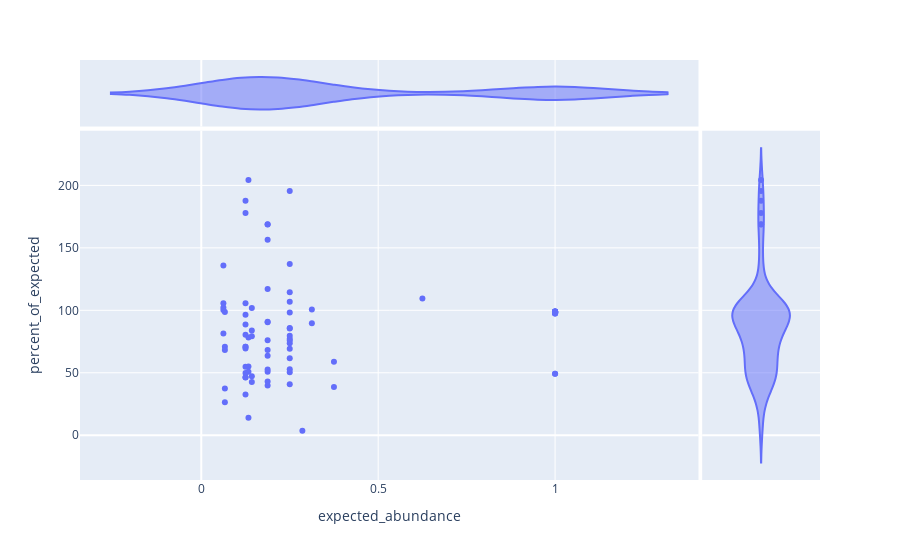

The notebook cell this image was saved under:
### Code cell
px.scatter(df, x="expected_abundance", y="percent_of_expected", color=None, hover_name="Sample name",
           marginal_y='violin',
           marginal_x='violin',
           )

### Figure 1 — Plotly figure (JSON) as saved in the notebook; plotly's stock layout.template omitted (floating-point values rounded to 4 significant figures)
{"data": [{"hovertemplate": "<b>%{hovertext}</b><br><br>expected_abundance=%{x}<br>percent_of_expected=%{y}<extra></extra>", "hovertext": ["0adgio1", "0adgio1-2", "0adgio1o2o3o4o5", "0agio1o2", "0aio1o2o3o4o5", "a", "a-2", "adgio1o2o3", "agio3o4o5", "0adgio1", "0adgio1-2", "0adgio1o2o3o4o5", "0agio1o2", "0aio1o2o3o4o5", "adgio1o2o3", "o1-2", "o1o2", "o1o2o3o4o5", "0adgio1o2o3o4o5", "0agio1o2", "0aio1o2o3o4o5", "adgio1o2o3", "o1o2", "o1o2o3o4o5", "o2-2", "o2-3", "o2o3o4o5", "o2o3o4o5-2", "o2o3o4o5-3", "0adgio1o2o3o4o5", "0aio1o2o3o4o5", "0o5o3o4", "agio3o4o5", "o1o2o3o4o5", "o2o3o4o5", "o2o3o4o5-2", "o2o3o4o5-3", "o4", "o4-2", "o4-3", "0adgio1o2o3o4o5", "0aio1o2o3o4o5", "0o5o3o4", "agio3o4o5", "o1o2o3o4o5", "o2o3o4o5", "o2o3o4o5-2", "o2o3o4o5-3", "o5", "o5-2", "o5-3", "0adgio1o2o3o4o5", "0aio1o2o3o4o5", "0o5o3o4", "adgio1o2o3", "agio3o4o5", "o1o2o3o4o5", "o2o3o4o5", "o2o3o4o5-2", "o2o3o4o5-3", "o3", "o3-2", "o3-3", "o3-4", "0adgio1", "0adgio1-2", "0adgio1o2o3o4o5", "adgio1o2o3", "d", "d-2", "0adgio1", "0adgio1-2", "0adgio1o2o3o4o5", "0agio1o2", "adgio1o2o3", "agio3o4o5", "g", "g-2", "0adgio1", "0adgio1-2", "0adgio1o2o3o4o5", "0agio1o2", "0aio1o2o3o4o5", "adgio1o2o3", "agio3o4o5", "i", "i-2", "0", "0-2", "0-3", "0-4", "0adgio1-2", "0adgio1o2o3o4o5", "0o5o3o4"], "legendgroup": "", "marker": {"color": "#636efa", "symbol": "circle"}, "mode": "markers", "name": "", "orientation": "h", "showlegend": false, "type": "scatter", "x": [0.25, 0.1429, 0.06667, 0.0625, 0.125, 1, 1, 0.0625, 0.1875, 0.125, 0.1429, 0.06667, 0.1875, 0.125, 0.1875, 1, 0.375, 0.25, 0.1333, 0.3125, 0.125, 0.1875, 0.625, 0.25, 1, 1, 0.25, 0.25, 0.25, 0.1333, 0.125, 0.1875, 0.1875, 0.125, 0.1875, 0.25, 0.25, 1, 1, 1, 0.1333, 0.125, 0.25, 0.1875, 0.25, 0.3125, 0.25, 0.25, 1, 1, 1, 0.1333, 0.125, 0.1875, 0.25, 0.125, 0.125, 0.25, 0.25, 0.25, 1, 1, 1, 1, 0.1875, 0.1429, 0.06667, 0.1875, 1, 1, 0.0625, 0.1429, 0.06667, 0.1875, 0.0625, 0.125, 1, 1, 0.125, 0.1429, 0.06667, 0.125, 0.125, 0.0625, 0.1875, 1, 1, 1, 1, 1, 1, 0.2857, 0.1333, 0.375], "xaxis": "x", "y": [106.8, 101.8, 98.61, 105.6, 105.7, 98.79, 98.9, 135.9, 90.4, 46.18, 42.65, 26.37, 39.81, 32.66, 50.78, 98.06, 58.77, 52.78, 50.86, 89.56, 46.51, 117.1, 109.4, 85.39, 97.46, 97.43, 50.48, 69.31, 40.86, 204.4, 177.8, 156.6, 168.8, 187.7, 168.8, 137.1, 195.6, 98.58, 98.59, 98.61, 78.22, 70.89, 73.59, 75.99, 114.5, 100.7, 98.29, 85.75, 97.67, 98.48, 98.73, 54.96, 69.5, 43.07, 75.85, 54.79, 49.74, 79.59, 77.16, 61.59, 98.89, 98.86, 98.85, 98.84, 52.68, 47.28, 37.49, 63.64, 98.48, 98.47, 81.37, 79.25, 70.75, 90.9, 102.3, 70.85, 99.22, 99.12, 88.56, 83.78, 68.31, 96.47, 80.44, 100.2, 68.27, 98.56, 98.43, 49.21, 98.27, 49.28, 98.69, 3.506, 13.97, 38.59], "yaxis": "y"}, {"alignmentgroup": "True", "hovertemplate": "<b>%{hovertext}</b><br><br>expected_abundance=%{x}<extra></extra>", "hovertext": ["0adgio1", "0adgio1-2", "0adgio1o2o3o4o5", "0agio1o2", "0aio1o2o3o4o5", "a", "a-2", "adgio1o2o3", "agio3o4o5", "0adgio1", "0adgio1-2", "0adgio1o2o3o4o5", "0agio1o2", "0aio1o2o3o4o5", "adgio1o2o3", "o1-2", "o1o2", "o1o2o3o4o5", "0adgio1o2o3o4o5", "0agio1o2", "0aio1o2o3o4o5", "adgio1o2o3", "o1o2", "o1o2o3o4o5", "o2-2", "o2-3", "o2o3o4o5", "o2o3o4o5-2", "o2o3o4o5-3", "0adgio1o2o3o4o5", "0aio1o2o3o4o5", "0o5o3o4", "agio3o4o5", "o1o2o3o4o5", "o2o3o4o5", "o2o3o4o5-2", "o2o3o4o5-3", "o4", "o4-2", "o4-3", "0adgio1o2o3o4o5", "0aio1o2o3o4o5", "0o5o3o4", "agio3o4o5", "o1o2o3o4o5", "o2o3o4o5", "o2o3o4o5-2", "o2o3o4o5-3", "o5", "o5-2", "o5-3", "0adgio1o2o3o4o5", "0aio1o2o3o4o5", "0o5o3o4", "adgio1o2o3", "agio3o4o5", "o1o2o3o4o5", "o2o3o4o5", "o2o3o4o5-2", "o2o3o4o5-3", "o3", "o3-2", "o3-3", "o3-4", "0adgio1", "0adgio1-2", "0adgio1o2o3o4o5", "adgio1o2o3", "d", "d-2", "0adgio1", "0adgio1-2", "0adgio1o2o3o4o5", "0agio1o2", "adgio1o2o3", "agio3o4o5", "g", "g-2", "0adgio1", "0adgio1-2", "0adgio1o2o3o4o5", "0agio1o2", "0aio1o2o3o4o5", "adgio1o2o3", "agio3o4o5", "i", "i-2", "0", "0-2", "0-3", "0-4", "0adgio1-2", "0adgio1o2o3o4o5", "0o5o3o4"], "legendgroup": "", "marker": {"color": "#636efa", "symbol": "circle"}, "name": "", "offsetgroup": "", "scalegroup": "x", "showlegend": false, "type": "violin", "x": [0.25, 0.1429, 0.06667, 0.0625, 0.125, 1, 1, 0.0625, 0.1875, 0.125, 0.1429, 0.06667, 0.1875, 0.125, 0.1875, 1, 0.375, 0.25, 0.1333, 0.3125, 0.125, 0.1875, 0.625, 0.25, 1, 1, 0.25, 0.25, 0.25, 0.1333, 0.125, 0.1875, 0.1875, 0.125, 0.1875, 0.25, 0.25, 1, 1, 1, 0.1333, 0.125, 0.25, 0.1875, 0.25, 0.3125, 0.25, 0.25, 1, 1, 1, 0.1333, 0.125, 0.1875, 0.25, 0.125, 0.125, 0.25, 0.25, 0.25, 1, 1, 1, 1, 0.1875, 0.1429, 0.06667, 0.1875, 1, 1, 0.0625, 0.1429, 0.06667, 0.1875, 0.0625, 0.125, 1, 1, 0.125, 0.1429, 0.06667, 0.125, 0.125, 0.0625, 0.1875, 1, 1, 1, 1, 1, 1, 0.2857, 0.1333, 0.375], "xaxis": "x3", "yaxis": "y3"}, {"alignmentgroup": "True", "hovertemplate": "<b>%{hovertext}</b><br><br>percent_of_expected=%{y}<extra></extra>", "hovertext": ["0adgio1", "0adgio1-2", "0adgio1o2o3o4o5", "0agio1o2", "0aio1o2o3o4o5", "a", "a-2", "adgio1o2o3", "agio3o4o5", "0adgio1", "0adgio1-2", "0adgio1o2o3o4o5", "0agio1o2", "0aio1o2o3o4o5", "adgio1o2o3", "o1-2", "o1o2", "o1o2o3o4o5", "0adgio1o2o3o4o5", "0agio1o2", "0aio1o2o3o4o5", "adgio1o2o3", "o1o2", "o1o2o3o4o5", "o2-2", "o2-3", "o2o3o4o5", "o2o3o4o5-2", "o2o3o4o5-3", "0adgio1o2o3o4o5", "0aio1o2o3o4o5", "0o5o3o4", "agio3o4o5", "o1o2o3o4o5", "o2o3o4o5", "o2o3o4o5-2", "o2o3o4o5-3", "o4", "o4-2", "o4-3", "0adgio1o2o3o4o5", "0aio1o2o3o4o5", "0o5o3o4", "agio3o4o5", "o1o2o3o4o5", "o2o3o4o5", "o2o3o4o5-2", "o2o3o4o5-3", "o5", "o5-2", "o5-3", "0adgio1o2o3o4o5", "0aio1o2o3o4o5", "0o5o3o4", "adgio1o2o3", "agio3o4o5", "o1o2o3o4o5", "o2o3o4o5", "o2o3o4o5-2", "o2o3o4o5-3", "o3", "o3-2", "o3-3", "o3-4", "0adgio1", "0adgio1-2", "0adgio1o2o3o4o5", "adgio1o2o3", "d", "d-2", "0adgio1", "0adgio1-2", "0adgio1o2o3o4o5", "0agio1o2", "adgio1o2o3", "agio3o4o5", "g", "g-2", "0adgio1", "0adgio1-2", "0adgio1o2o3o4o5", "0agio1o2", "0aio1o2o3o4o5", "adgio1o2o3", "agio3o4o5", "i", "i-2", "0", "0-2", "0-3", "0-4", "0adgio1-2", "0adgio1o2o3o4o5", "0o5o3o4"], "legendgroup": "", "marker": {"color": "#636efa", "symbol": "circle"}, "name": "", "offsetgroup": "", "scalegroup": "y", "showlegend": false, "type": "violin", "xaxis": "x2", "y": [106.8, 101.8, 98.61, 105.6, 105.7, 98.79, 98.9, 135.9, 90.4, 46.18, 42.65, 26.37, 39.81, 32.66, 50.78, 98.06, 58.77, 52.78, 50.86, 89.56, 46.51, 117.1, 109.4, 85.39, 97.46, 97.43, 50.48, 69.31, 40.86, 204.4, 177.8, 156.6, 168.8, 187.7, 168.8, 137.1, 195.6, 98.58, 98.59, 98.61, 78.22, 70.89, 73.59, 75.99, 114.5, 100.7, 98.29, 85.75, 97.67, 98.48, 98.73, 54.96, 69.5, 43.07, 75.85, 54.79, 49.74, 79.59, 77.16, 61.59, 98.89, 98.86, 98.85, 98.84, 52.68, 47.28, 37.49, 63.64, 98.48, 98.47, 81.37, 79.25, 70.75, 90.9, 102.3, 70.85, 99.22, 99.12, 88.56, 83.78, 68.31, 96.47, 80.44, 100.2, 68.27, 98.56, 98.43, 49.21, 98.27, 49.28, 98.69, 3.506, 13.97, 38.59], "yaxis": "y2"}], "layout": {"legend": {"tracegroupgap": 0}, "margin": {"t": 60}, "xaxis": {"anchor": "y", "domain": [0, 0.8358], "title": {"text": "expected_abundance"}}, "xaxis2": {"anchor": "y2", "domain": [0.8408, 1], "matches": "x2", "showgrid": false, "showline": false, "showticklabels": false, "ticks": ""}, "xaxis3": {"anchor": "y3", "domain": [0, 0.8358], "matches": "x", "showgrid": true, "showticklabels": false}, "xaxis4": {"anchor": "y4", "domain": [0.8408, 1], "matches": "x2", "showgrid": false, "showline": false, "showticklabels": false, "ticks": ""}, "yaxis": {"anchor": "x", "domain": [0, 0.8316], "title": {"text": "percent_of_expected"}}, "yaxis2": {"anchor": "x2", "domain": [0, 0.8316], "matches": "y", "showgrid": true, "showticklabels": false}, "yaxis3": {"anchor": "x3", "domain": [0.8416, 1], "matches": "y3", "showgrid": false, "showline": false, "showticklabels": false, "ticks": ""}, "yaxis4": {"anchor": "x4", "domain": [0.8416, 1], "matches": "y3", "showgrid": true, "showline": false, "showticklabels": false, "ticks": ""}}}
